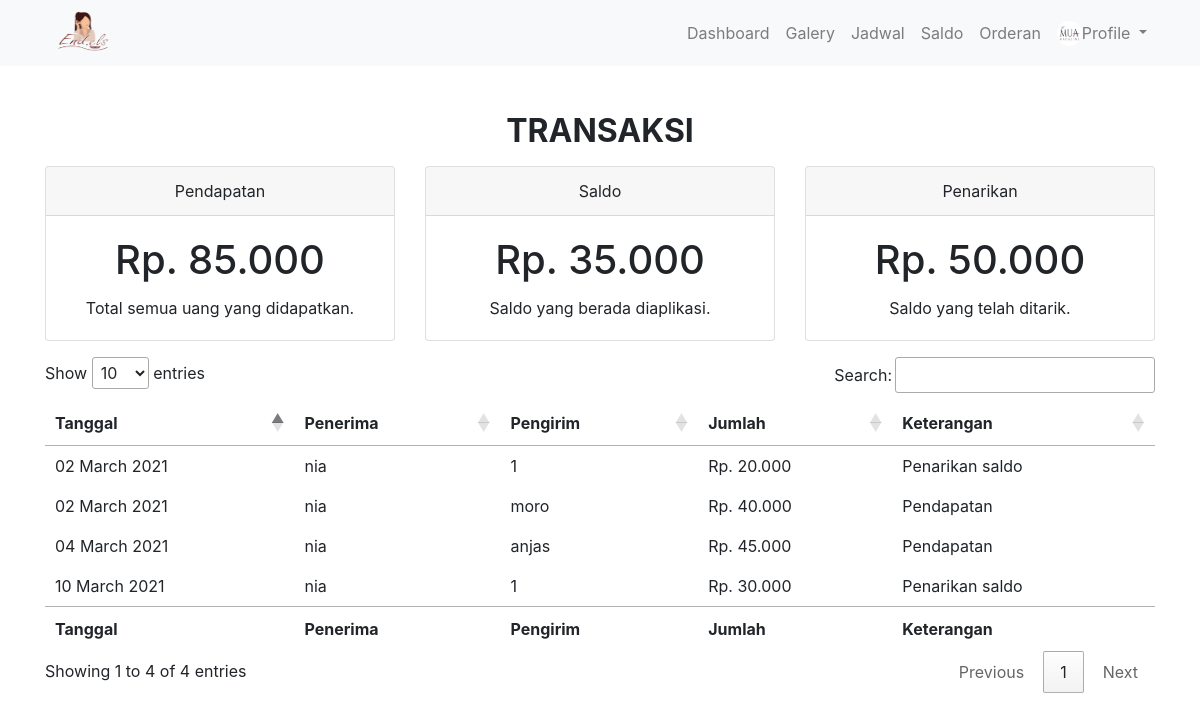
Page /index.php/muach/saldo on the committed database.
### tables this page shows
CREATE TABLE `penarikan_mua` (
  `id_tarik` int(11) NOT NULL,
  `id_mua` int(11) NOT NULL,
  `id_admin` int(11) NOT NULL,
  `tgl_tarik` datetime NOT NULL,
  `jumlah` int(11) NOT NULL,
  `bukti` varchar(128) NOT NULL,
  `status` enum('1','0','2') NOT NULL DEFAULT '2' COMMENT '0 = gagal\r\n1 = berhasil\r\n2 = proses'
);

CREATE TABLE `mua` (
  `id_mua` int(11) NOT NULL,
  `nama_mua` varchar(255) NOT NULL,
  `harga` int(11) NOT NULL,
  `foto` varchar(255) NOT NULL,
  `alamat` varchar(255) NOT NULL,
  `rt` int(11) NOT NULL,
  `rw` int(11) NOT NULL,
  `kecamatan` varchar(128) NOT NULL,
  `kabupaten` varchar(128) NOT NULL,
  `provinsi` varchar(128) NOT NULL,
  `email` varchar(255) NOT NULL,
  `password` varchar(255) NOT NULL,
  `buka` enum('0','1') NOT NULL DEFAULT '1'
);

CREATE TABLE `mua_booking` (
  `id_booking` int(11) NOT NULL,
  `id_user` int(11) NOT NULL,
  `id_mua` int(11) NOT NULL,
  `tgl_H` date NOT NULL,
  `tgl_booking` date NOT NULL,
  `acc` enum('0','1','2','3') NOT NULL DEFAULT '0',
  `id_bayar` int(11) NOT NULL
);

CREATE TABLE `bayar` (
  `id_bayar` int(11) NOT NULL,
  `tgl_bayar` datetime NOT NULL,
  `bayar` int(11) NOT NULL,
  `potongan` int(11) NOT NULL,
  `bukti` varchar(255) NOT NULL
);

CREATE TABLE `user` (
  `id_user` int(11) NOT NULL,
  `nama_user` varchar(50) NOT NULL,
  `alamat` varchar(100) NOT NULL,
  `rt` varchar(4) NOT NULL,
  `rw` varchar(4) NOT NULL,
  `kelurahan` varchar(25) NOT NULL,
  `kecamatan` varchar(25) NOT NULL,
  `kabupaten` varchar(25) NOT NULL,
  `provinsi` varchar(25) NOT NULL,
  `kode_pos` int(10) NOT NULL,
  `tempat_lahir` varchar(25) NOT NULL,
  `tanggal_lahir` date NOT NULL,
  `nomor` varchar(13) NOT NULL,
  `email` varchar(255) NOT NULL,
  `password` varchar(255) NOT NULL,
  `foto` varchar(255) NOT NULL
);

### application/controllers/muach.php (called while the page is built, shortened)
<?php
class Muach extends CI_Controller {
	public function __construct()
	{
		$this->load->model('M_Acara', '', TRUE);
	}
	public function saldo()
	{
		$id=1;
		$data['pendapatan']=$this->M_Acara->pendapatan($id);
		$data['pendapatan_detail']=$this->M_Acara->pendapatan_detail($id);
		$data['penarikan']=$this->M_Acara->penarikan($id);
		$data['penarikan_detail']=$this->M_Acara->penarikan_detail($id);
		$this->load->view('template/mua_header');
		$this->load->view('mua/saldo',$data);
		$this->load->view('template/mua_footer');
	}
}

### index.php (called while the page is built, shortened)
<?php
require_once BASEPATH.'core/CodeIgniter.php';

### application/models/M_Acara.php (called while the page is built, shortened)
<?php
class M_Acara extends CI_Model
{
	public function pendapatan($id){
		$sql="SELECT mua_booking.id_mua, SUM(bayar.bayar-bayar.potongan) as total FROM mua_booking JOIN bayar ON mua_booking.id_bayar=bayar.id_bayar WHERE mua_booking.id_mua='$id'
";
		$query = $this->db->query($sql);
		return $query->row_array();
	}
	public function pendapatan_detail($id){
		$sql="SELECT mua.nama_mua, mua_booking.id_bayar, user.nama_user, bayar.tgl_bayar,(bayar.bayar-bayar.potongan) as total FROM mua_booking JOIN mua ON mua_booking.id_mua=mua.id_mua JOIN user ON user.id_user=mua_booking.id_user JOIN bayar ON mua_booking.id_bayar=bayar.id_bayar WHERE mua_booking.id_mua='$id'
";
		$query = $this->db->query($sql);
		return $query->result_array();
	}
	public function penarikan($id){
		$sql="SELECT id_mua,SUM(jumlah)AS tarik FROM penarikan_mua WHERE status=1 AND id_mua='$id'
";
		$query = $this->db->query($sql);
		return $query->row_array();
	}
	public function penarikan_detail($id){
		$sql="SELECT * FROM penarikan_mua JOIN mua ON mua.id_mua=penarikan_mua.id_mua WHERE status=1 AND penarikan_mua.id_mua='$id'
";
		$query = $this->db->query($sql);
		return $query->result_array();
	}
}

### application/views/mua/saldo.php (the view, shortened to what this page needs)
<div class="container mt-5">
	<h2><p class="text-center text-uppercase font-weight-bold">Transaksi</p></h2>
	<div class="row">
		<div class="col-md-4">
			<div class="card text-center">
				<div class="card-header">
					Pendapatan
				</div>
				<div class="card-body">
					<h1 class="card-title">Rp. <?=number_format($pendapatan['total'],'0','','.');?></h1>
					<p class="card-text">Total semua uang yang didapatkan.</p>
				</div>
			</div>
		</div>
		<div class="col-md-4">
			<div class="card text-center">
				<div class="card-header">
					Saldo
				</div>
				<div class="card-body">
					<h1 class="card-title">Rp. <?=number_format(($pendapatan['total']-$penarikan['tarik']),'0','','.');?></h1>
					<p class="card-text">Saldo yang berada diaplikasi.</p>
				</div>
			</div>
		</div>
		<div class="col-md-4">
			<div class="card text-center">
				<div class="card-header">
					Penarikan
				</div>
				<div class="card-body">
					<h1 class="card-title">Rp. <?=number_format($penarikan['tarik'],'0','','.');?></h1>
					<p class="card-text">Saldo yang telah ditarik.</p>
				</div>
			</div>
		</div>
	</div>
	<div class="row">
		<div class="col-md-12 mt-3">
			<table id="example">
				<thead>
					<tr>
						<th>Tanggal</th>
						<th>Penerima</th>
						<th>Pengirim</th>
						<th>Jumlah</th>
						<th>Keterangan</th>
					</tr>
				</thead>
				<tfoot>
					<tr>
						<th>Tanggal</th>
						<th>Penerima</th>
						<th>Pengirim</th>
						<th>Jumlah</th>
						<th>Keterangan</th>
					</tr>
				</tfoot>
				<tbody>
					<?php
					foreach ($penarikan_detail as $pd) {
						$ket="Penarikan saldo"
						?>
						<tr>
							<td><?=date('d F Y', strtotime($pd['tgl_tarik']));?></td>
							<td><?=$pd['nama_mua']?></td>
							<td><?=$pd['id_admin']?></td>
							<td>Rp. <?=number_format($pd['jumlah'],'0','','.');?></td>
							<td><?=$ket;?></td>
						</tr>
					<?php }?>
					<?php
					foreach ($pendapatan_detail as $ped) {
						$ket="Pendapatan"
						?>
						<tr>
							<td><?=date('d F Y', strtotime($ped['tgl_bayar']));?></td>
							<td><?=$ped['nama_mua']?></td>
							<td><?=$ped['nama_user']?></td>
							<td>Rp. <?=number_format($ped['total'],'0','','.');?></td>
							<td><?=$ket;?></td>
						</tr>
					<?php }?>
				</tbody>
			</table>
		</div>
	</div>
</div>

### asset/css/toko.css (style rules this page uses)
.mt-5, .my-5 { margin-top: 7rem!important; }

### rows in the picture
penarikan_mua: tgl_tarik "10 March 2021", id_mua.nama_mua "nia", id_admin "1", jumlah "30.000", ket "Penarikan saldo"
penarikan_mua: tgl_tarik "02 March 2021", id_mua.nama_mua "nia", id_admin "1", jumlah "20.000", ket "Penarikan saldo"
mua_booking: id_bayar.tgl_bayar "02 March 2021", id_mua.nama_mua "nia", id_user.nama_user "moro", total "40.000", ket "Pendapatan"
mua_booking: id_bayar.tgl_bayar "04 March 2021", id_mua.nama_mua "nia", id_user.nama_user "anjas", total "45.000", ket "Pendapatan"

### other values in the picture
$pendapatan['total'] "85.000"
$pendapatan['total']-$penarikan['tarik'] "35.000"
$penarikan['tarik'] "50.000"
